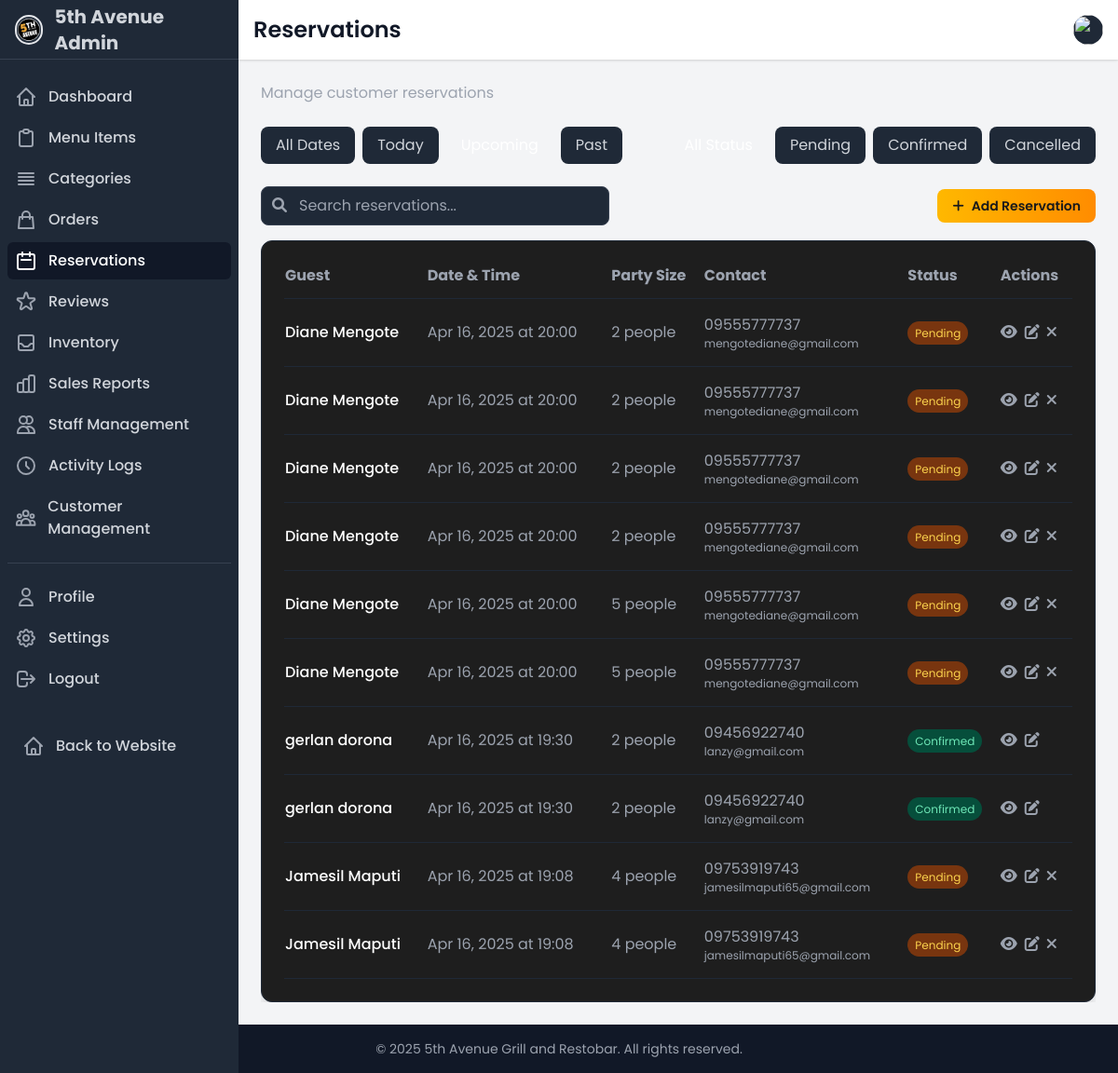
Page /dashboard/reservations/ (signed in) on the committed database.
### ecommerce/models.py (models this page shows, shortened)
class Reservation(models.Model):
    STATUS_CHOICES = [
        ('PENDING', 'Pending'),
        ('CONFIRMED', 'Confirmed'),
        ('CANCELLED', 'Cancelled')
    ]
    PAYMENT_STATUS_CHOICES = [
        ('UNPAID', 'Unpaid'),
        ('PARTIALLY_PAID', 'Partially Paid'),
        ('PAID', 'Paid'),
        ('REFUNDED', 'Refunded')
    ]
    user = models.ForeignKey(User, on_delete=models.CASCADE, related_name='reservations', null=True, blank=True)
    name = models.CharField(max_length=100)
    email = models.EmailField()
    phone = models.CharField(max_length=15)
    date = models.DateField()
    time = models.TimeField()
    party_size = models.PositiveIntegerField(
        validators=[MinValueValidator(1), MaxValueValidator(20)],
        help_text="Number of guests"
    )
    table_number = models.CharField(max_length=10, blank=True, null=True)
    special_requests = models.TextField(blank=True)
    status = models.CharField(
        max_length=10,
        choices=STATUS_CHOICES,
        default='PENDING'
    )
    payment_status = models.CharField(
        max_length=15,
        choices=PAYMENT_STATUS_CHOICES,
        default='UNPAID'
    )
    total_amount = models.DecimalField(max_digits=10, decimal_places=2, default=0)
    is_processed = models.BooleanField(default=False, help_text="Whether the reservation has been processed by a cashier")
    processed_by = models.ForeignKey(User, on_delete=models.SET_NULL, related_name='processed_reservations', null=True, blank=True)
    processed_at = models.DateTimeField(null=True, blank=True)
    created_at = models.DateTimeField(auto_now_add=True)
    updated_at = models.DateTimeField(auto_now=True)
    class Meta:
        ordering = ['-date', '-time']

### ecommerce/views.py (the view)
# urls.py: path('dashboard/reservations/', reservations_list, name='reservations'),
@login_required
@permission_required('ecommerce.change_reservation', raise_exception=True)
def reservations_list(request):
    reservations = Reservation.objects.all().order_by('-date', '-time')
    status_filter = request.GET.get('status')
    if status_filter and status_filter != 'all':
        reservations = reservations.filter(status=status_filter)
    today = timezone.now().date()
    date_filter = request.GET.get('date', 'upcoming')
    if date_filter == 'today':
        reservations = reservations.filter(date=today)
    elif date_filter == 'upcoming':
        reservations = reservations.filter(date__gte=today)
    elif date_filter == 'past':
        reservations = reservations.filter(date__lt=today)
    context = {
        'reservations': reservations,
        'status_filter': status_filter or 'all',
        'date_filter': date_filter,
        'status_choices': Reservation.STATUS_CHOICES,
        'active_section': 'reservations'
    }
    return render(request, 'accounts/reservations.html', context)

### ecommerce/context_processors.py (called while the page is built)
def cart_processor(request):
    return {
        'cart_count': get_cart_count(request)
    }

### ecommerce/views.py (called while the page is built)
def get_cart_count(request):
    if request.user.is_authenticated:
        try:
            cart = Cart.objects.get(user=request.user)
            return sum(item.quantity for item in cart.cart_items.all())
        except Cart.DoesNotExist:
            return 0
    else:
        cart = request.session.get('cart', {})
        return sum(cart.values())

### templates/accounts/reservations.html (shortened to what this page needs)
{% extends 'accounts/dashboard_base.html' %}
{% block page_title %}Reservations{% endblock page_title %}
{% block page_subtitle %}Manage customer reservations{% endblock page_subtitle %}
{% block content %}
<div class="mb-6 flex flex-col md:flex-row justify-between items-start md:items-center space-y-4 md:space-y-0">
    <div class="flex flex-wrap gap-2">
        <a href="{% url 'reservations' %}?date=all{% if status_filter != 'all' %}&status={{ status_filter }}{% endif %}"
           class="px-4 py-2 rounded-lg {% if date_filter == 'all' %}bg-food-gold text-food-black{% else %}bg-gray-800 text-gray-300 hover:bg-gray-700{% endif %}">
            All Dates
        </a>
        <a href="{% url 'reservations' %}?date=today{% if status_filter != 'all' %}&status={{ status_filter }}{% endif %}"
           class="px-4 py-2 rounded-lg {% if date_filter == 'today' %}bg-food-gold text-food-black{% else %}bg-gray-800 text-gray-300 hover:bg-gray-700{% endif %}">
            Today
        </a>
        <a href="{% url 'reservations' %}?date=upcoming{% if status_filter != 'all' %}&status={{ status_filter }}{% endif %}"
           class="px-4 py-2 rounded-lg {% if date_filter == 'upcoming' %}bg-food-gold text-food-black{% else %}bg-gray-800 text-gray-300 hover:bg-gray-700{% endif %}">
        </a>
        <a href="{% url 'reservations' %}?date=past{% if status_filter != 'all' %}&status={{ status_filter }}{% endif %}"
           class="px-4 py-2 rounded-lg {% if date_filter == 'past' %}bg-food-gold text-food-black{% else %}bg-gray-800 text-gray-300 hover:bg-gray-700{% endif %}">
            Past
        </a>
    </div>
    <div class="flex flex-wrap gap-2">
        <a href="{% url 'reservations' %}?status=all{% if date_filter != 'all' %}&date={{ date_filter }}{% endif %}"
           class="px-4 py-2 rounded-lg {% if status_filter == 'all' %}bg-food-gold text-food-black{% else %}bg-gray-800 text-gray-300 hover:bg-gray-700{% endif %}">
        </a>
        {% for status_code, status_name in status_choices %}
        <a href="{% url 'reservations' %}?status={{ status_code }}{% if date_filter != 'all' %}&date={{ date_filter }}{% endif %}"
           class="px-4 py-2 rounded-lg {% if status_filter == status_code %}bg-food-gold text-food-black{% else %}bg-gray-800 text-gray-300 hover:bg-gray-700{% endif %}">
            {{ status_name }}
        </a>
        {% endfor %}
    </div>
</div>
<div class="mb-4 flex justify-between items-center">
    <div class="relative">
        <input type="text" id="search-reservations" placeholder="Search reservations..."
            class="bg-gray-800 border border-gray-700 rounded-lg py-2 px-4 text-white focus:outline-none focus:ring-2 focus:ring-food-gold pl-10">
        <i class="fas fa-search absolute left-3 top-3 text-gray-400"></i>
    </div>
    <button id="add-reservation-btn" class="btn-primary px-4 py-2 rounded-lg text-sm font-bold">
        <i class="fas fa-plus mr-2"></i>Add Reservation
    </button>
</div>
<div class="card p-6 shadow-lg border border-gray-800">
    <div class="overflow-x-auto">
        <table class="w-full">
            <thead>
                <tr class="text-left text-gray-400 border-b border-gray-800">
                    <th class="pb-3">Guest</th>
                    <th class="pb-3">Date & Time</th>
                    <th class="pb-3">Party Size</th>
                    <th class="pb-3">Contact</th>
                    <th class="pb-3">Status</th>
                    <th class="pb-3">Actions</th>
                </tr>
            </thead>
            <tbody id="reservations-table">
                {% for reservation in reservations %}
                <tr class="table-row border-b border-gray-800">
                    <td class="py-4 text-white font-medium">{{ reservation.name }}</td>
                    <td class="py-4 text-gray-400">{{ reservation.date|date:"M d, Y" }} at {{ reservation.time|time:"H:i" }}</td>
                    <td class="py-4 text-gray-400">{{ reservation.party_size }} people</td>
                    <td class="py-4 text-gray-400">
                        <div>{{ reservation.phone }}</div>
                        <div class="text-xs">{{ reservation.email }}</div>
                    </td>
                    <td class="py-4">
                        {% if reservation.status == 'PENDING' %}
                        <span class="bg-yellow-900 text-yellow-300 text-xs px-2 py-1 rounded-full">Pending</span>
                        {% elif reservation.status == 'CONFIRMED' %}
                        <span class="bg-green-900 text-green-300 text-xs px-2 py-1 rounded-full">Confirmed</span>
                        {% elif reservation.status == 'CANCELLED' %}
                        <span class="bg-red-900 text-red-300 text-xs px-2 py-1 rounded-full">Cancelled</span>
                        {% endif %}
                    </td>
                    <td class="py-4">
                        <div class="flex space-x-2">
                            <button class="view-reservation-btn text-gray-400 hover:text-food-gold transition duration-300" data-reservation-id="{{ reservation.id }}" title="View Details">
                                <i class="fas fa-eye"></i>
                            </button>
                            <button class="update-status-btn text-gray-400 hover:text-blue-500 transition duration-300" data-reservation-id="{{ reservation.id }}" title="Update Status">
                                <i class="fas fa-edit"></i>
                            </button>
                            {% if reservation.status == 'PENDING' %}
                            <button class="cancel-reservation-btn text-gray-400 hover:text-red-500 transition duration-300" data-reservation-id="{{ reservation.id }}" title="Cancel Reservation">
                                <i class="fas fa-times"></i>
                            </button>
                            {% endif %}
                        </div>
                    </td>
                </tr>
                {% endfor %}
            </tbody>
        </table>
    </div>
</div>
{% endblock content %}

### templates/accounts/dashboard_base.html (style rules this page uses)
:root { --food-gold: #FFB800; --food-red: #E63946; --food-black: #1A1A1A; --sidebar-width: 260px; }
body { font-family: 'Poppins', sans-serif; background-color: #121212; color: white; }
.card { background-color: #1E1E1E; border-radius: 12px; transition: all 0.3s; }
.btn-primary { background: linear-gradient(to right, var(--food-gold), #FF8C00); color: #1A1A1A; font-weight: 600; transition: all 0.3s; }
.table-row { transition: all 0.2s; }

### rows in the picture
Reservation: name "Diane Mengote", date "Apr 16, 2025", time "20:00", party_size "2", phone "09555777737", email "mengotediane@gmail.com", status "Pending"
Reservation: name "Diane Mengote", date "Apr 16, 2025", time "20:00", party_size "2", phone "09555777737", email "mengotediane@gmail.com", status "Pending"
Reservation: name "Diane Mengote", date "Apr 16, 2025", time "20:00", party_size "2", phone "09555777737", email "mengotediane@gmail.com", status "Pending"
Reservation: name "Diane Mengote", date "Apr 16, 2025", time "20:00", party_size "2", phone "09555777737", email "mengotediane@gmail.com", status "Pending"
Reservation: name "Diane Mengote", date "Apr 16, 2025", time "20:00", party_size "5", phone "09555777737", email "mengotediane@gmail.com", status "Pending"
Reservation: name "Diane Mengote", date "Apr 16, 2025", time "20:00", party_size "5", phone "09555777737", email "mengotediane@gmail.com", status "Pending"
Reservation: name "gerlan dorona", date "Apr 16, 2025", time "19:30", party_size "2", phone "09456922740", email "lanzy@gmail.com", status "Confirmed"
Reservation: name "gerlan dorona", date "Apr 16, 2025", time "19:30", party_size "2", phone "09456922740", email "lanzy@gmail.com", status "Confirmed"
Reservation: name "Jamesil Maputi", date "Apr 16, 2025", time "19:08", party_size "4", phone "09753919743", email "jamesilmaputi65@gmail.com", status "Pending"
Reservation: name "Jamesil Maputi", date "Apr 16, 2025", time "19:08", party_size "4", phone "09753919743", email "jamesilmaputi65@gmail.com", status "Pending"

### other values in the picture
{{ status_name }} "Pending" "Confirmed" "Cancelled"
